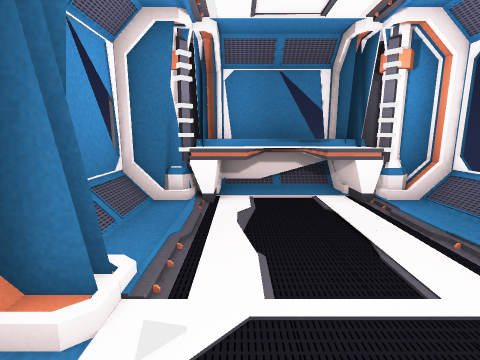
[1] (above)

12 first-person views from a walk through a scene from a Unity 3-D project. The camera is 1.4 m above the floor, tilts 10° down and sees 85° across. Doors are open. The floor is counted in squares, 1 m on a side. Each view is taken from the middle of a square. On the plan, view 1 faces up. The plan holds only what a view shows up to about 13 squares ahead; the rest is blank. The place goes on beyond the plan. The player character is not drawn.

[2]
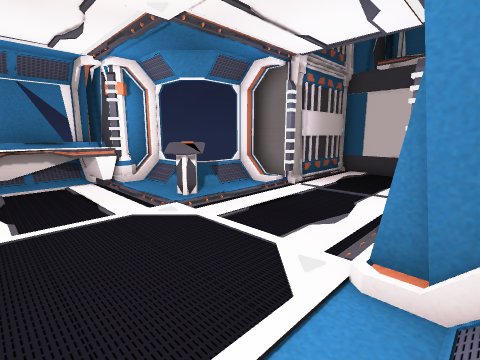

[3]
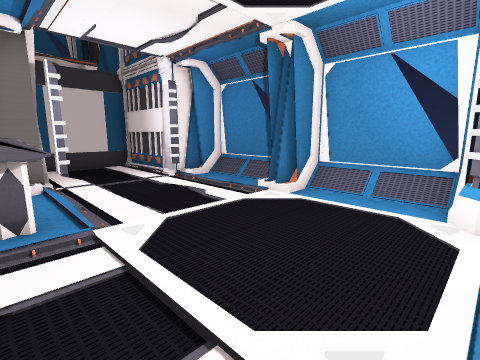

[4]
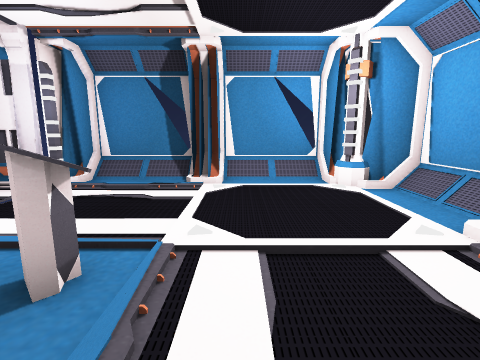

[5]
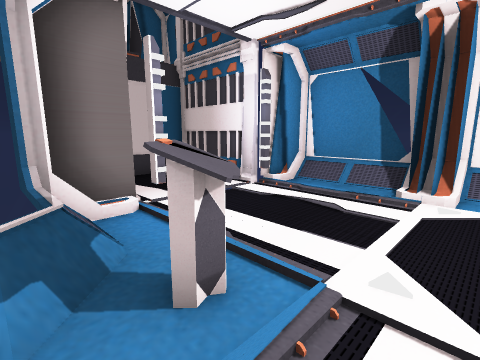

[6]
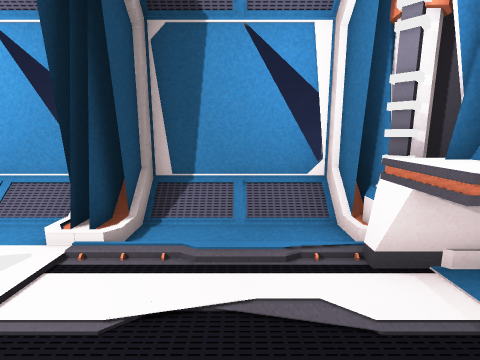

[7]
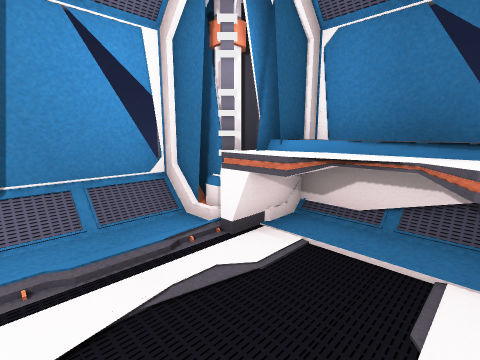

[8]
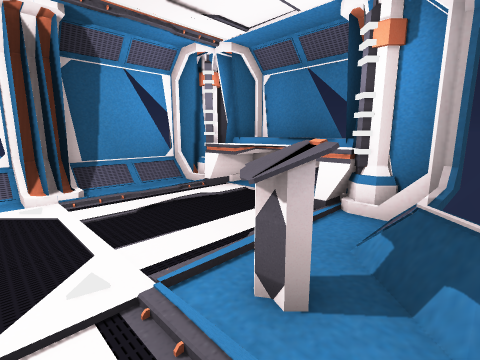

[9]
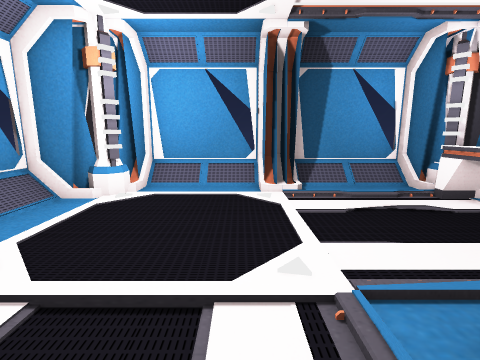

[10]
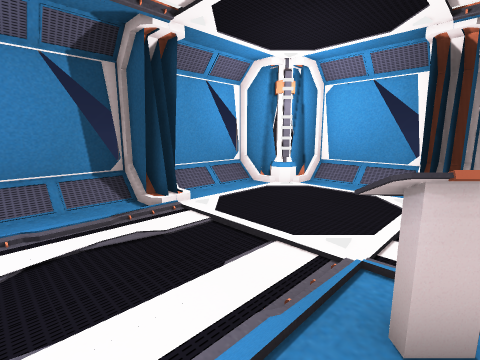

[11]
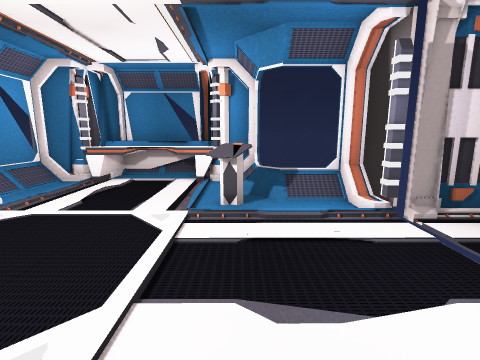

[12]
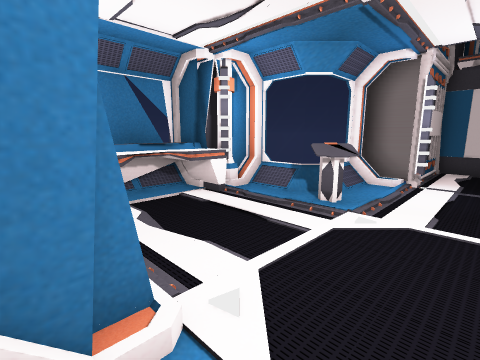

### Floor plan
Key: @ floor where view 1 was taken; # wall or solid block; . main floor; : floor 0.25 m higher than the main floor; / step, stairs or slope; D open door; = window, fence, low wall or low ledge; C column; N console; O other object.
Columns run from 3 left of view 1 to 9 right of it. Each row starts with its distance up from view 1.
  8   #####
  7  ##OOO##
  6 ##COOOC##
  5 =/.....:#
  4 =/.....:=##
  3 =/....NN#/#
  2 ##.....N..D##
  1 =/........D.
  0 =/.@......D.
 -1 =/........D.
 -2 ##C.......D##
 -3  ##///#:::#
 -4   #===#===#

Positions as (right, up) in squares from view 1, and headings:
1: (0, 0), facing up
2: (0, -3), facing up-right
3: (-1, 3), facing down-right
4: (2, 5), facing down
5: (2, 4), facing down-right
6: (2, 4), facing left
7: (2, 3), facing up-left
8: (5, 1), facing up-left
9: (5, 1), facing left
10: (6, 3), facing down-left
11: (4, -3), facing up
12: (-2, 0), facing up-right
